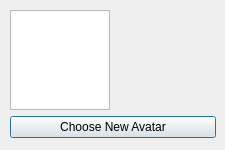
<?xml version="1.0" encoding="UTF-8"?>
<ui version="4.0">
 <class>BlackMask</class>
 <widget class="QDialog" name="BlackMask">
  <property name="geometry">
   <rect>
    <x>0</x>
    <y>0</y>
    <width>225</width>
    <height>150</height>
   </rect>
  </property>
  <property name="minimumSize">
   <size>
    <width>225</width>
    <height>150</height>
   </size>
  </property>
  <property name="maximumSize">
   <size>
    <width>225</width>
    <height>150</height>
   </size>
  </property>
  <property name="windowTitle">
   <string>Black Mask</string>
  </property>
  <property name="windowIcon">
   <iconset resource="images.qrc">
    <normaloff>:/images/images/XDeck_button_std_black_mask.png</normaloff>:/images/images/XDeck_button_std_black_mask.png</iconset>
  </property>
  <property name="modal">
   <bool>false</bool>
  </property>
  <widget class="QWidget" name="">
   <property name="geometry">
    <rect>
     <x>10</x>
     <y>10</y>
     <width>206</width>
     <height>130</height>
    </rect>
   </property>
   <layout class="QGridLayout" name="gridLayout">
    <item row="0" column="0">
     <widget class="QGraphicsView" name="graphicsView">
      <property name="minimumSize">
       <size>
        <width>100</width>
        <height>100</height>
       </size>
      </property>
      <property name="maximumSize">
       <size>
        <width>100</width>
        <height>100</height>
       </size>
      </property>
      <property name="verticalScrollBarPolicy">
       <enum>Qt::ScrollBarAlwaysOff</enum>
      </property>
      <property name="horizontalScrollBarPolicy">
       <enum>Qt::ScrollBarAlwaysOff</enum>
      </property>
      <property name="sceneRect">
       <rectf>
        <x>0.000000000000000</x>
        <y>0.000000000000000</y>
        <width>100.000000000000000</width>
        <height>100.000000000000000</height>
       </rectf>
      </property>
     </widget>
    </item>
    <item row="0" column="1">
     <widget class="QLabel" name="avatarLabel">
      <property name="minimumSize">
       <size>
        <width>100</width>
        <height>100</height>
       </size>
      </property>
      <property name="maximumSize">
       <size>
        <width>100</width>
        <height>100</height>
       </size>
      </property>
      <property name="text">
       <string/>
      </property>
      <property name="alignment">
       <set>Qt::AlignLeading|Qt::AlignLeft|Qt::AlignTop</set>
      </property>
      <property name="wordWrap">
       <bool>true</bool>
      </property>
     </widget>
    </item>
    <item row="1" column="0" colspan="2">
     <widget class="QPushButton" name="pushButtonchooseNewAvatar">
      <property name="text">
       <string>Choose New Avatar</string>
      </property>
     </widget>
    </item>
   </layout>
  </widget>
 </widget>
 <resources>
  <include location="images.qrc"/>
 </resources>
 <connections/>
</ui>
